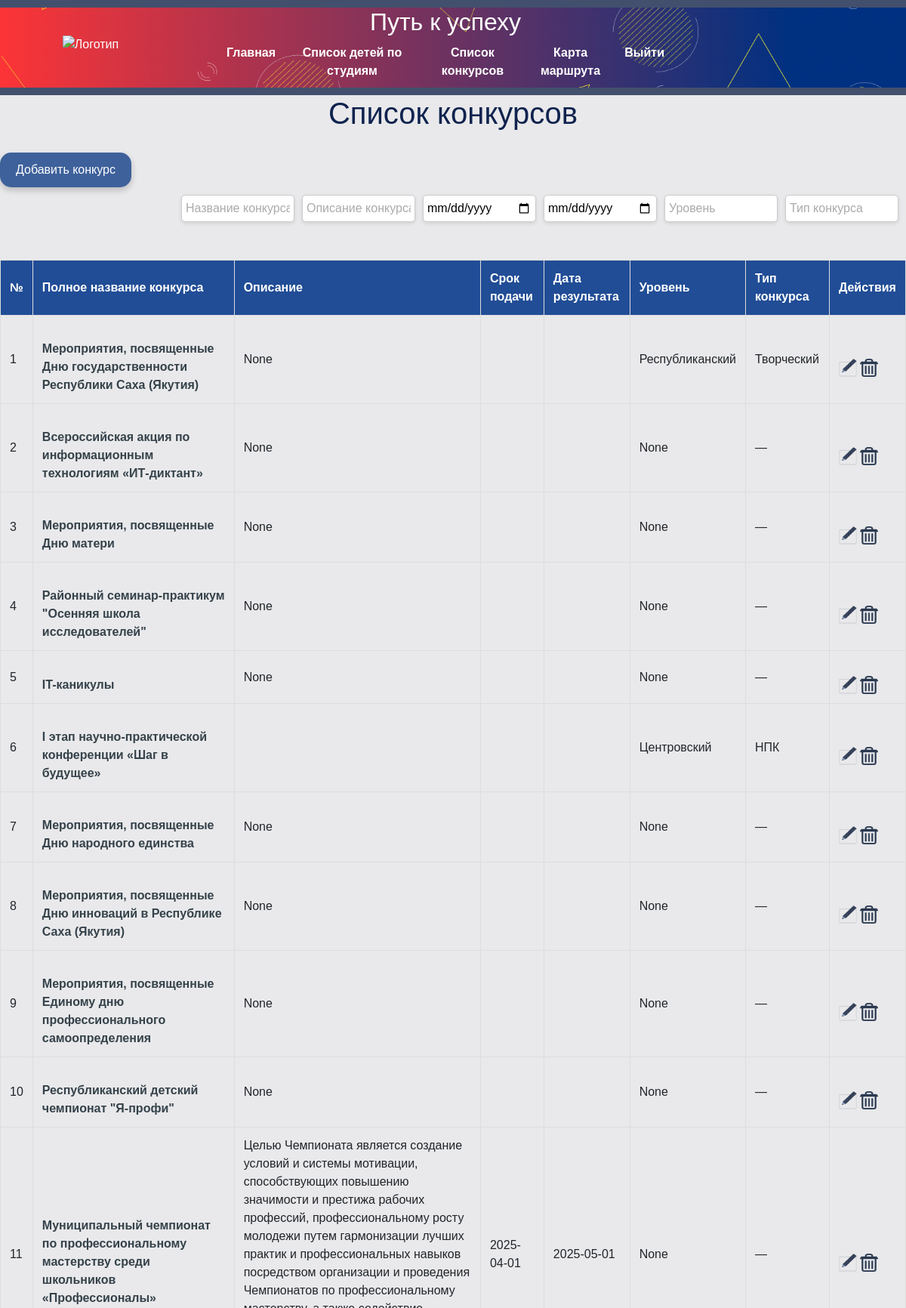
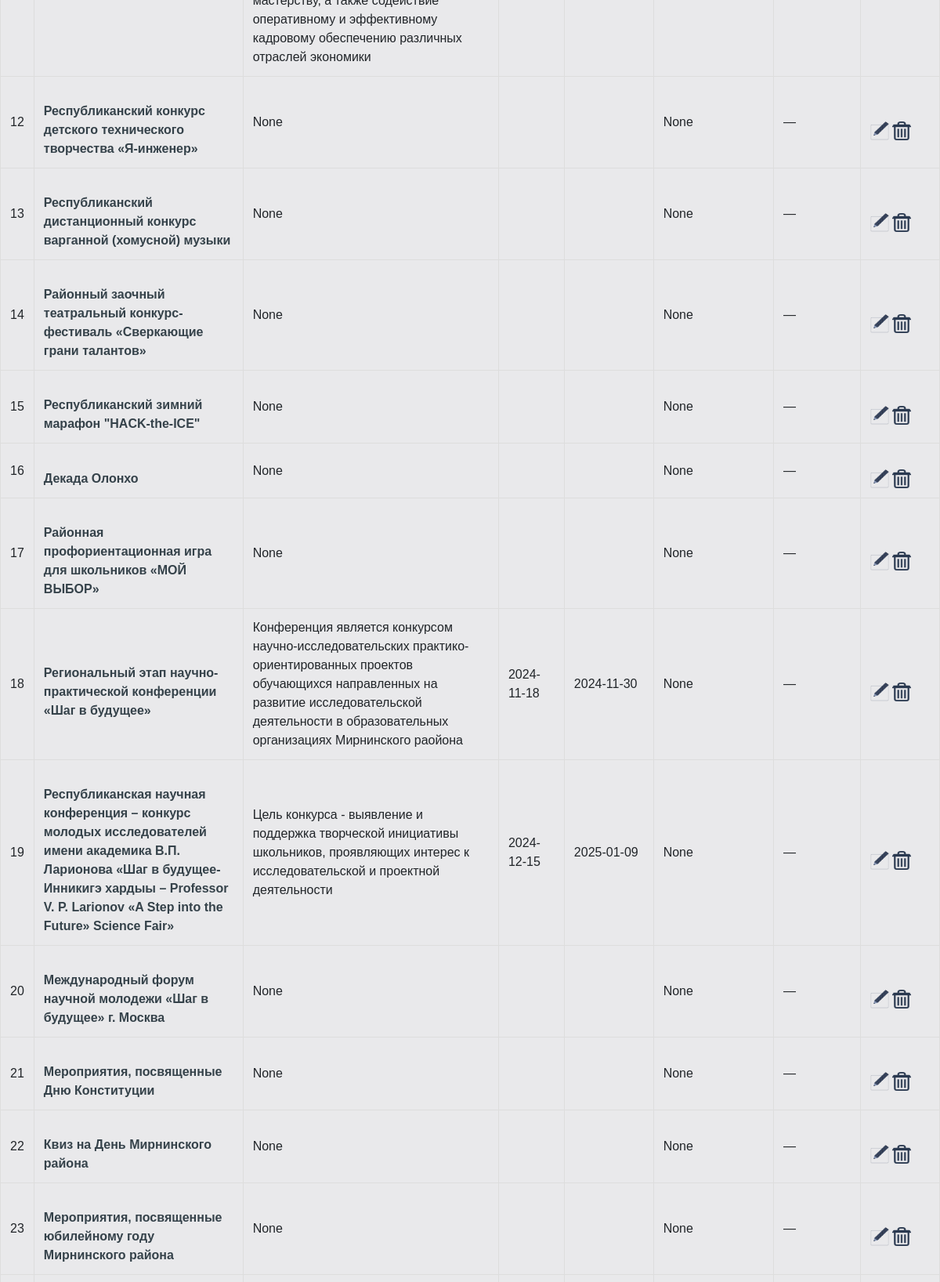
Screenshot of /events (signed in, upper part) with the database file from the repository (2 pictures, top to bottom).
### tables this page shows
CREATE TABLE events_table (
        id INTEGER PRIMARY KEY AUTOINCREMENT,
        name TEXT NOT NULL,
        opisanie TEXT,
        srok_podachi_date DATE,
        result_date DATE,
        level TEXT,
        type_event_id INTEGER,
        FOREIGN KEY (type_event_id) REFERENCES event_type(id)
    );

CREATE TABLE event_type (
        id INTEGER PRIMARY KEY AUTOINCREMENT,
        name TEXT NOT NULL UNIQUE
    );

### flask_app.py (the view)
@app.route('/events')
def events():
    events_t = get_events()
    return render_template('events.html', events=events_t, levels=levels)

### flask_app.py (called while the page is built)
@app.before_request
def before_request():
    if 'username' not in session and request.endpoint not in ['login', 'static']:
        return redirect(url_for('login'))
    if 'username' in session and request.endpoint not in ['login', 'static']:
        username = session['username']
        year_1, year_2 = get_user_year_settings(username)
        session['year_1'] = year_1
        session['year_2'] = year_2
        session.modified = True

### sql_utils/crud_db.py (called while the page is built)
def get_user_year_settings(username):
    try:
        conn = get_db_connection()
        cursor = conn.cursor()
        cursor.execute("""
             SELECT year_1, year_2 FROM user_settings
             WHERE user=?
             ORDER BY id DESC
             LIMIT 1
         """, (username,))
        result = cursor.fetchone()
        if result:
            return result[0], result[1]
        return 2024, 2025  # значения по умолчанию
    except Exception as e:
        flash(f'Ошибка получения настроек пользователя: {e}', 'error')
        return 2024, 2025
    finally:
        conn.close()

### sql_utils/db_helpers.py (called while the page is built)
def get_db_connection():
    conn = sqlite3.connect('date_source.db')
    conn.row_factory = sqlite3.Row
    return conn

### sql_utils/event_db.py (called while the page is built)
def get_events():
    conn = get_db_connection()
    conn.row_factory = sqlite3.Row
    cursor = conn.cursor()
    cursor.execute("""
        SELECT e.*, t.name AS type_event_name
        FROM events_table e
        LEFT JOIN event_type t ON e.type_event_id = t.id
    """)
    events = cursor.fetchall()
    conn.close()
    return [dict(event) for event in events]

### templates/events.html (shortened to what this page needs)
{% extends 'base.html' %}
{% block content %}
<h1>Список конкурсов</h1>
<a href="{{ url_for('add_konkurs') }}" class="btn">
     Добавить конкурс
</a>
<div class="filter-container">
    <input type="text" id="filterName" oninput="filterTable()" placeholder="Название конкурса">
    <input type="text" id="filterOpisanie" oninput="filterTable()" placeholder="Описание конкурса">
    <input type="date" id="filterDB" oninput="filterTable()" placeholder="Дата подачи заявки">
    <input type="date" id="filterDE" oninput="filterTable()" placeholder="Дата результата">
    <input type="text" id="filterLevel" oninput="filterTable()" placeholder="Уровень">
    <input type="text" id="filterType" oninput="filterTable()" placeholder="Тип конкурса">
</div>
<table id="eventTable">
    <thead>
        <tr>
            <th>№</th>
            <th onclick="sortTable(1)">Полное название конкурса</th>
            <th onclick="sortTable(2)">Описание</th>
            <th onclick="sortTable(3)">Срок подачи</th>
            <th onclick="sortTable(4)">Дата результата</th>
            <th onclick="sortTable(5)">Уровень</th>
            <th onclick="sortTable(6)">Тип конкурса</th>
            <th>Действия</th>
        </tr>
    </thead>
    <tbody>
        {% for event in events %}
        <tr>
            <td>{{ loop.index }}</td>
            <td><a href="{{ url_for('spisok_in_event', event_id=event.id) }}">{{ event['name'] }}</a></td>
            <td>{{ event['opisanie'] }}</td>
            <td>{{ event['srok_podachi_date'] }}</td>
            <td>{{ event['result_date'] }}</td>
            <td>{{ event['level'] }}</td>
            <td>{{ event['type_event_name'] if event['type_event_name'] else '—' }}</td>
            <td>
                <a href="{{ url_for('edit_event_inevent', id_event=event.id) }}" class="edit-btn">
                    <img src="{{ url_for('static', filename='img/pen.png') }}" alt="Редактировать" style="width: 24px; height: 24px;">
                </a>
                <a href="{{ url_for('delete_event', id_event=event.id) }}" class="delete-btn" onclick="return confirm('Вы уверены, что хотите удалить этот конкурс?');">
                    <img src="{{ url_for('static', filename='img/del.png') }}" alt="Удалить" style="width: 24px; height: 24px;">
                </a>
            </td>
        </tr>
        {% endfor %}
    </tbody>
</table>
<br><br><br>
{% endblock %}

### static/styles.css (style rules this page uses)
html, body { margin: 0; }
body { font-family: Arial, sans-serif; margin: 0; padding: 0; background-color: #E9E9EB; width: 100%; box-sizing: border-box; }
h1 { text-align: center; color: #0F234E; }
table { width: 100%; border-collapse: collapse; margin: 20px 0; }
table, th, td { border: 1px solid #ddd; }
th, td { padding: 12px; text-align: left; }
th { background-color: #214D96; color: white; }
select, input[type="date"], input[type="text"], input[type="file"] { width: 100%; padding: 10px; margin-bottom: 20px; border: 1px solid #ccc; border-radius: 4px; box-sizing: border-box; }
a { display: inline-block; margin-top: 20px; text-decoration: none; color: #35424a; font-weight: bold; }
.btn { display: inline-block; padding: 10px 20px; background-color: #3E619B; color: white; text-decoration: none; border-radius: 15px; transition: background-color 0.3s; box-shadow: 0 4px 8px rgba(0, 0, 0, 0.2); }
.filter-container { display: flex; justify-content: flex-end; gap: 10px; padding: 10px; }
.filter-container input { width: 150px; padding: 5px; border: 1px solid #ccc; border-radius: 5px; box-shadow: 0 2px 5px rgba(0, 0, 0, 0.1); }
.filter-container input::placeholder { color: #aaa; }

### rows the page displays
events_table: name "Мероприятия, посвященные Дню государственности Республики Саха (Якутия)", opisanie "None", level "Республиканский", name "Творческий"
events_table: name "Всероссийская акция по информационным технологиям «ИТ-диктант»", opisanie "None", level "None", event "—"
events_table: name "Мероприятия, посвященные Дню матери", opisanie "None", level "None", event "—"
events_table: name "Районный семинар-практикум \"Осенняя школа исследователей\"", opisanie "None", level "None", event "—"
events_table: name "IT-каникулы", opisanie "None", level "None", event "—"
events_table: name "I этап научно-практической конференции «Шаг в будущее»", level "Центровский", name "НПК"
events_table: name "Мероприятия, посвященные Дню народного единства", opisanie "None", level "None", event "—"
events_table: name "Мероприятия, посвященные Дню инноваций в Республике Саха (Якутия)", opisanie "None", level "None", event "—"
events_table: name "Мероприятия, посвященные Единому дню профессионального самоопределения", opisanie "None", level "None", event "—"
events_table: name "Республиканский детский чемпионат \"Я-профи\"", opisanie "None", level "None", event "—"
events_table: name "Муниципальный чемпионат по профессиональному мастерству среди школьников «Профессионалы»", opisanie "Целью Чемпионата является создание условий и системы мотивации, способствующих повышению значимости и престижа рабочих профессий, профессиональному росту молодежи путем гармонизации лучших практик и профессиональных навыков посредством организации и проведения Чемпионатов по профессиональному мастерству, а также содействие оперативному и эффективному кадровому обеспечению различных отраслей экономики", srok_podachi_date "2025-04-01", result_date "2025-05-01", level "None", event "—"
events_table: name "Республиканский конкурс детского технического творчества «Я-инженер»", opisanie "None", level "None", event "—"
events_table: name "Республиканский дистанционный конкурс варганной (хомусной) музыки", opisanie "None", level "None", event "—"
events_table: name "Районный заочный театральный конкурс-фестиваль «Сверкающие грани талантов»", opisanie "None", level "None", event "—"
events_table: name "Республиканский зимний марафон \"HACK-the-ICE\"", opisanie "None", level "None", event "—"
events_table: name "Декада Олонхо", opisanie "None", level "None", event "—"
events_table: name "Районная профориентационная игра для школьников «МОЙ ВЫБОР»", opisanie "None", level "None", event "—"
events_table: name "Региональный этап научно-практической конференции «Шаг в будущее»", opisanie "Конференция является конкурсом научно-исследовательских практико-ориентированных проектов обучающихся направленных на развитие исследовательской деятельности в образовательных организациях Мирнинского раойона", srok_podachi_date "2024-11-18", result_date "2024-11-30", level "None", event "—"
events_table: name "Республиканская научная конференция – конкурс молодых исследователей имени академика В.П. Ларионова «Шаг в будущее-Инникигэ хардыы – Professor V. P. Larionov «A Step into the Future» Science Fair»", opisanie "Цель конкурса - выявление и поддержка творческой инициативы школьников, проявляющих интерес к исследовательской и проектной деятельности", srok_podachi_date "2024-12-15", result_date "2025-01-09", level "None", event "—"
events_table: name "Международный форум научной молодежи «Шаг в будущее» г. Москва", opisanie "None", level "None", event "—"
events_table: name "Мероприятия, посвященные Дню Конституции", opisanie "None", level "None", event "—"
events_table: name "Квиз на День Мирнинского района", opisanie "None", level "None", event "—"
events_table: name "Мероприятия, посвященные юбилейному году Мирнинского района", opisanie "None", level "None", event "—"
